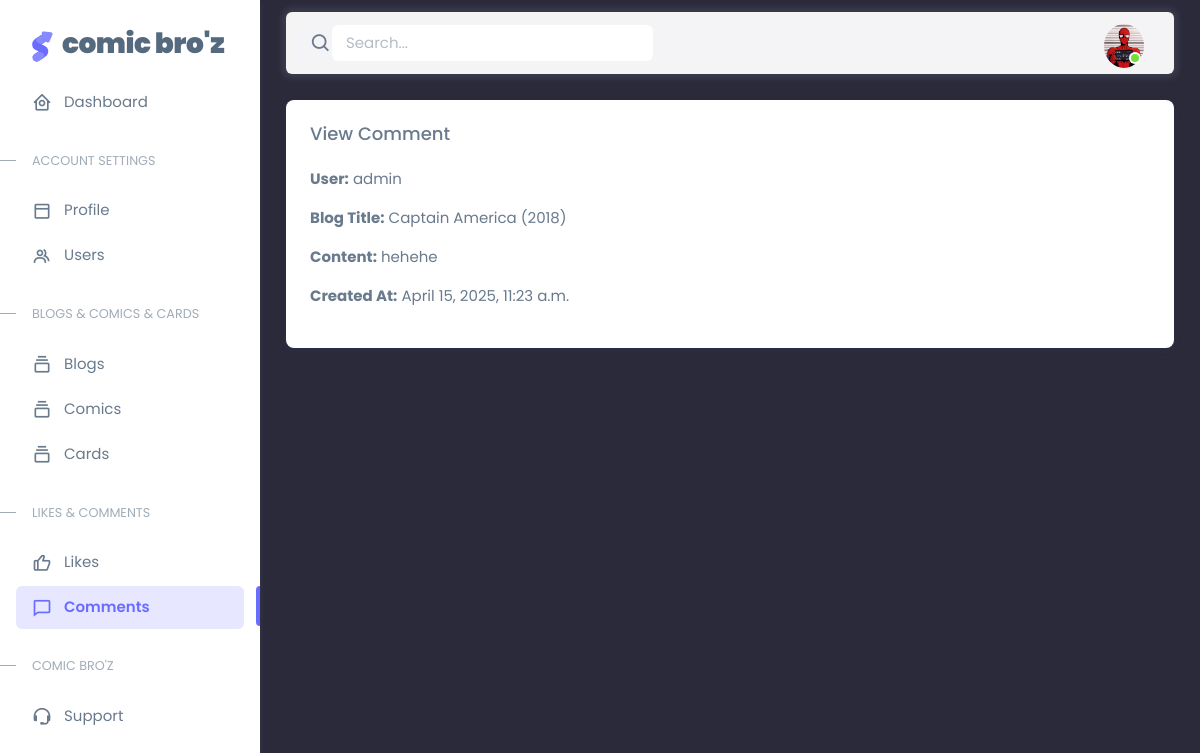
/dashboard/comments/2/view/ (signed in), run on the app's committed database.
### users/models.py (models this page shows, shortened)
class User(AbstractBaseUser, PermissionsMixin):
    username = models.CharField(max_length=150, unique=True)
    email = models.EmailField(unique=True)
    is_staff = models.BooleanField(default=False)
    is_active = models.BooleanField(default=True)
    created_at = models.DateTimeField(auto_now_add=True)
    objects = UserManager()
    USERNAME_FIELD = 'email'
    REQUIRED_FIELDS = ['username']

class Profile(models.Model):
    user = models.OneToOneField(User, on_delete=models.CASCADE)
    profile_image = models.ImageField(upload_to='profile_images/', default="200.png", blank=True, null=True)
    favorite_quote = models.TextField(blank=True, null=True)
    bio = models.TextField(blank=True, null=True)
    level = models.CharField(max_length=50, default="Sidekick")
    progress = models.PositiveIntegerField(default=0)  # Progress as a percentage (0-100)

class Comment(models.Model):
    blog = models.ForeignKey(Blog, on_delete=models.CASCADE, related_name='comments')
    user = models.ForeignKey(User, on_delete=models.CASCADE, related_name='user_comments')
    content = models.TextField()
    parent = models.ForeignKey('self', null=True, blank=True, on_delete=models.CASCADE, related_name='replies')
    created_at = models.DateTimeField(default=timezone.now)
    class Meta:
        ordering = ['created_at']

class Blog(models.Model):
    title = models.CharField(max_length=255)
    content = models.TextField()
    image = models.ImageField(upload_to='blog_images/', blank=True, null=True)
    author = models.ForeignKey(User, on_delete=models.CASCADE, related_name='blogs_written', blank=True, null=True)
    created_at = models.DateTimeField(auto_now_add=True, blank=True, null=True)
    updated_at = models.DateTimeField(auto_now=True, blank=True, null=True)

### dashboard/views.py (the view)
# urls.py: path('comments/<int:comment_id>/view/', comment_view, name='comment_view'),
def comment_view(request, comment_id):
    comment = get_object_or_404(Comment, id=comment_id)
    context = {
        'comment':comment
    }
    return render(request, 'comment/comment_view.html', context)

### users/auth_backend.py (called while the page is built)
    def get_user(self, user_id):
        try:
            return User.objects.get(pk=user_id)
        except User.DoesNotExist:
            return None

### dashboard/templates/comment/comment_view.html (shortened to what this page needs)
{% extends 'custom_base.html' %}
{% block content %}
<div class="container-xxl flex-grow-1 container-p-y">
    <div class="card">
        <div class="card-header">
            <h5 class="card-title mb-0">View Comment</h5>
        </div>
        <div class="card-body">
            <p><strong>User:</strong> {{ comment.user.username }}</p>
            <p><strong>Blog Title:</strong> {{ comment.blog.title }}</p>
            <p><strong>Content:</strong> {{ comment.content }}</p>
            <p><strong>Created At:</strong> {{ comment.created_at }}</p>
        </div>
    </div>
</div>
{% endblock %}

### dashboard/templates/custom_base.html (shortened to what this page needs)
{% load static %}
<!DOCTYPE html>
<html lang="en" class="light-style layout-menu-fixed" dir="ltr" data-theme="theme-default"
  data-assets-path="{% static 'assets/' %}" data-template="vertical-menu-template-free">
<head>
  <link href="https://cdn.jsdelivr.net/npm/bootstrap@5.3.2/dist/css/bootstrap.min.css" rel="stylesheet" />
  <link rel="stylesheet" href="https://cdn.datatables.net/1.13.6/css/dataTables.bootstrap5.min.css" />
  <link rel="stylesheet" href="{% static 'assets/vendor/fonts/boxicons.css' %}" />
  <link rel="stylesheet" href="{% static 'assets/vendor/css/core.css' %}" class="template-customizer-core-css" />
  <link rel="stylesheet" href="{% static 'assets/vendor/css/theme-default.css' %}"
    class="template-customizer-theme-css" />
  <link rel="stylesheet" href="{% static 'assets/css/demo.css' %}" />
  <link rel="stylesheet" href="{% static 'assets/vendor/libs/perfect-scrollbar/perfect-scrollbar.css' %}" />
  <link rel="stylesheet" href="{% static 'assets/css/style.css' %}" />
</head>
<body>
  <div class="layout-wrapper layout-content-navbar">
    <div class="layout-container">
      <aside id="layout-menu" class="layout-menu menu-vertical menu bg-menu-theme">
        <div class="app-brand demo">
          <a href="{% url 'admin_dashboard' %}" class="app-brand-link">
            <span class="app-brand-logo demo">
            </span>
            <span class="app-brand-text demo menu-text fw-bolder ms-2">Comic Bro'Z</span>
          </a>
        </div>
        <ul class="menu-inner py-1">
          <li class="menu-item {% if request.resolver_match.url_name == 'admin_dashboard' %}active{% endif %}">
            <a href="{% url 'admin_dashboard' %}" class="menu-link">
              <i class="menu-icon tf-icons bx bx-home-circle"></i>
              <div data-i18n="Analytics">Dashboard</div>
            </a>
          </li>
          <li class="menu-header small text-uppercase">
            <span class="menu-header-text">Account Settings</span>
          </li>
          <li class="menu-item {% if request.resolver_match.url_name == 'profile_settings' %}active{% endif %}">
            <a href="{% url 'profile_settings' %}" class="menu-link">
              <i class="menu-icon tf-icons bx bx-dock-top"></i>
              <div data-i18n="Account Settings">Profile</div>
            </a>
          </li>
          <li class="menu-item {% if request.resolver_match.url_name in 'profile_list,profile_view,profile_edit,profile_delete,add_profile' %}active{% endif %}">
            <a href="{% url 'profile_list' %}" class="menu-link">
              <i class="menu-icon tf-icons bx bx-group"></i>
              <div data-i18n="Account Settings">Users</div>
            </a>
          </li>
          <li class="menu-header small text-uppercase"><span class="menu-header-text">Blogs & Comics & Cards</span></li>
          <li class="menu-item {% if request.resolver_match.url_name in 'blog_list,admin_blog_detail,admin_blog_edit,admin_blog_delete,add_blog' %}active{% endif %}">
            <a href="{% url 'blog_list' %}" class="menu-link">
              <i class="menu-icon tf-icons bx bx-collection"></i>
              <div data-i18n="Basic">Blogs</div>
            </a>
          </li>
          <li class="menu-item {% if request.resolver_match.url_name in 'comic_list,admin_comic_detail,admin_comic_edit,admin_comic_delete,add_comic' %}active{% endif %}">
            <a href="{% url 'comic_list' %}" class="menu-link">
              <i class="menu-icon tf-icons bx bx-collection"></i>
              <div data-i18n="Basic">Comics</div>
            </a>
          </li>
          <li class="menu-item {% if request.resolver_match.url_name in 'admin_character_card' %}active{% endif %}">
            <a href="{% url 'admin_character_card' %}" class="menu-link">
              <i class="menu-icon tf-icons bx bx-collection"></i>
              <div data-i18n="Basic">Cards</div>
            </a>
          </li>
          <li class="menu-header small text-uppercase"><span class="menu-header-text">Likes & Comments</span></li>
          <li class="menu-item {% if request.resolver_match.url_name in 'like_list,like_detail,edit_like,delete_like,add_like' %}active{% endif %}">
            <a href="{% url 'like_list' %}" class="menu-link">
              <i class="menu-icon tf-icons bx bx-like"></i>
              <div data-i18n="Tables">Likes</div>
            </a>
          </li>
          <li class="menu-item {% if request.resolver_match.url_name in 'comment_list,comment_detail,comment_view,comment_edit,comment_delete, add_comment' %}active{% endif %}">
            <a href="{% url 'comment_list' %}" class="menu-link">
              <i class="menu-icon tf-icons bx bx-comment"></i>
              <div data-i18n="Tables">Comments</div>
            </a>
          </li>
          <li class="menu-header small text-uppercase"><span class="menu-header-text">Comic Bro'Z</span></li>
          <li class="menu-item {% if request.path == '/support/' %}active{% endif %}">
            <a href="https://github.com/choyon-ugv/django-jwt-abstractbaseduser-auth_" target="_blank"
              class="menu-link">
              <i class="menu-icon tf-icons bx bx-support"></i>
              <div data-i18n="Support">Support</div>
            </a>
          </li>
        </ul>
      </aside>
      <div class="layout-page">
        <nav
          class="layout-navbar container-xxl navbar navbar-expand-xl navbar-detached align-items-center bg-navbar-theme"
          id="layout-navbar">
          <div class="navbar-nav-right d-flex align-items-center" id="navbar-collapse">
            <div class="navbar-nav align-items-center">
              <div class="nav-item d-flex align-items-center">
                <i class="bx bx-search fs-4 lh-0"></i>
                <input type="text" class="form-control border-0 shadow-none" placeholder="Search..."
                  aria-label="Search..." />
              </div>
            </div>
            <ul class="navbar-nav flex-row align-items-center ms-auto">
              <li class="nav-item navbar-dropdown dropdown-user dropdown">
                <a class="nav-link dropdown-toggle hide-arrow" href="javascript:void(0);" data-bs-toggle="dropdown">
                  <div class="avatar avatar-online">
                    <img src="{{ user.profile.profile_image.url }}" alt class="w-px-40 h-auto rounded-circle" />
                  </div>
                </a>
              </li>
            </ul>
          </div>
        </nav>
        <div class="content-wrapper">
          {% block content %}
          {% endblock %}
        </div>
      </div>
    </div>
  </div>
</body>
</html>

### dashboard/static/assets/css/demo.css (style rules this page uses)
.menu .app-brand.demo { height: 64px; margin-top: 12px; }
.app-brand-logo.demo svg { width: 22px; height: 38px; }
.app-brand-text.demo { font-size: 1.75rem; letter-spacing: -0.5px; text-transform: lowercase; }

### static/edgecut/css/style.css (style rules this page uses)
* { margin: 0; padding: 0; box-sizing: border-box; }
body { font-family: "Poppins", sans-serif; color: #2a2a3b; background: #2a2a3b; overflow-x: hidden; position: relative; }
.dropdown { position: relative; z-index: 1002; }
.dropdown-toggle { color: #fff; font-size: 1rem; cursor: pointer; transition: color 0.3s; }

### data on the page
User: profile.profile_image (picture)
Comment: user.username "admin", blog "Captain America (2018)", content "hehehe", created_at "April 15, 2025, 11:23 a.m."
